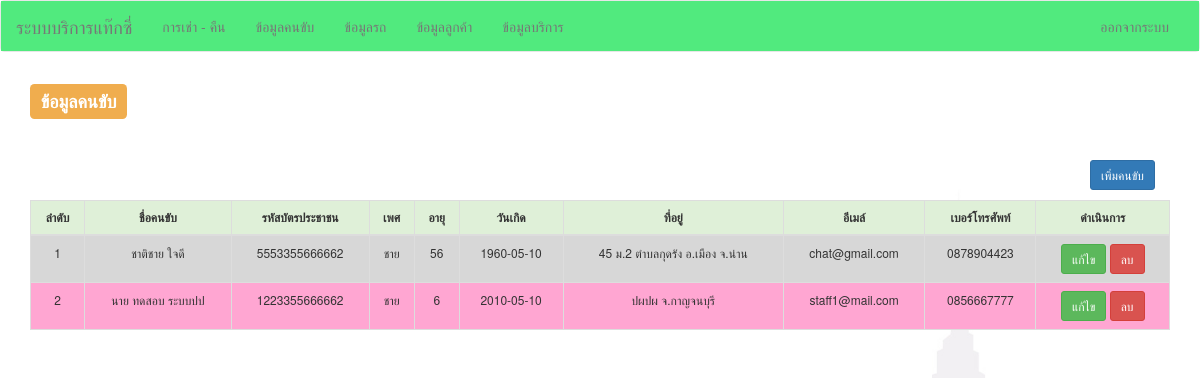
The app's page /index.php?viewName=driverList (signed in) with its own data.
### tables this page shows
CREATE TABLE `driver` (
  `driverID` int(11) NOT NULL,
  `name` varchar(30) NOT NULL,
  `idCard` varchar(13) NOT NULL,
  `gender` enum('ชาย','หญิง') NOT NULL,
  `age` int(11) NOT NULL,
  `birthday` date NOT NULL,
  `address` varchar(512) NOT NULL,
  `email` varchar(256) NOT NULL,
  `phone` varchar(20) NOT NULL
);

### model/driver.php (called while the page is built, shortened)
<?php
class Driver {
    public function read($condition = " 1=1") {
         $this->sql = " SELECT * FROM driver WHERE $condition ";
        $query = mysql_query($this->sql);
        if ($query) {
            $result = array();
            while ($row = mysql_fetch_array($query, MYSQL_ASSOC)) {
                $result[] = $row;
            }
            return $result;
        } else {
            return FALSE;
        }
    }
}
?>

### views/driverList.php (the view, shortened to what this page needs)
<?php
include "./model/driver.php";
$obj = new Driver();
$rows = $obj->read();
?>
<div class="container">
    <h3><label class="label label-warning">ข้อมูลคนขับ</label></h3>
    <br /><br>
    <div class="col-md-12 pull-right">
    	<a href="index.php?viewName=add_driver" class="btn  btn-sm btn-primary pull-right">เพิ่มคนขับ</a>
    </div>
    <br /><br>
    <div class="table-responsive">
        <table class="table table-bordered table-hover" style="font-size:12px;">
            <thead>
                <tr class="success">
                    <th class="text-center">ลำดับ</th>
                    <th class="text-center">ชื่อคนขับ</th>
                    <th class="text-center">รหัสบัตรประชาชน</th>
                    <th class="text-center">เพศ</th>
                    <th class="text-center">อายุ</th>
	            <th class="text-center">วันเกิด</th>
                    <th class="text-center">ที่อยู่</th>
                    <th class="text-center">อีเมล์</th>
                    <th class="text-center">เบอร์โทรศัพท์</th>
                    <th class="text-center">ดำเนินการ</th>
                </tr>
            </thead>
            <tbody>
                <?php
                if ($rows != false) {
                    $count = 1;
                    foreach ($rows as $row) {
                        ?>
                        <tr>
                            <td class="text-center"><?= $count++; ?></td>
                            <td class="text-center"><?= $row["name"] ?></td>
                            <td class="text-center"><?= $row["idCard"] ?></td>
                            <td class="text-center"><?= $row["gender"] ?></td>
                            <td class="text-center"><?= $row["age"] ?></td>
                            <td class="text-center"><?= $row["birthday"] ?></td>
			    <td class="text-center"><?= $row["address"] ?></td>
                            <td class="text-center"><?= $row["email"] ?></td>
                            <td class="text-center"><?= $row["phone"] ?></td>
                            <td class="text-center">
                                <a href="index.php?viewName=editDriver&driverID=<?= $row["driverID"] ?>" class="btn btn-sm btn-success">
				   แก้ไข
                                </a>
                                <a onclick="return confirm('ยืนยันการลบคนขับ')" href="deleteDriver.php?driverID=<?= $row["driverID"] ?>" class="btn btn-sm btn-danger">
                                   ลบ
                                </a>
                            </td>
                        </tr>
                        <?php
                    }
                }
                ?>
            </tbody>
        </table>
    </div>
</div>

### css/site.css (style rules this page uses)
body { background: url('../images/bg0004.jpg')no-repeat center center fixed; -webkit-background-size: cover; -moz-background-size: cover; -o-background-size: cover; background-size: cover; }
tr:nth-child(odd) { background-color: #D7D7D7; }
tr:nth-child(even) { background-color: #FFA6D2; }

### records on screen
driver: name "ชาติชาย ใจดี", idCard "5553355666662", gender "ชาย", age "56", birthday "1960-05-10", address "45 ม.2 ตำบลกุดรัง อ.เมือง จ.น่าน", email "chat@gmail.com", phone "0878904423"
driver: name "นาย ทดสอบ ระบบปป", idCard "1223355666662", gender "ชาย", age "6", birthday "2010-05-10", address "ปผปผ จ.กาญจนบุรี", email "staff1@mail.com", phone "0856667777"
